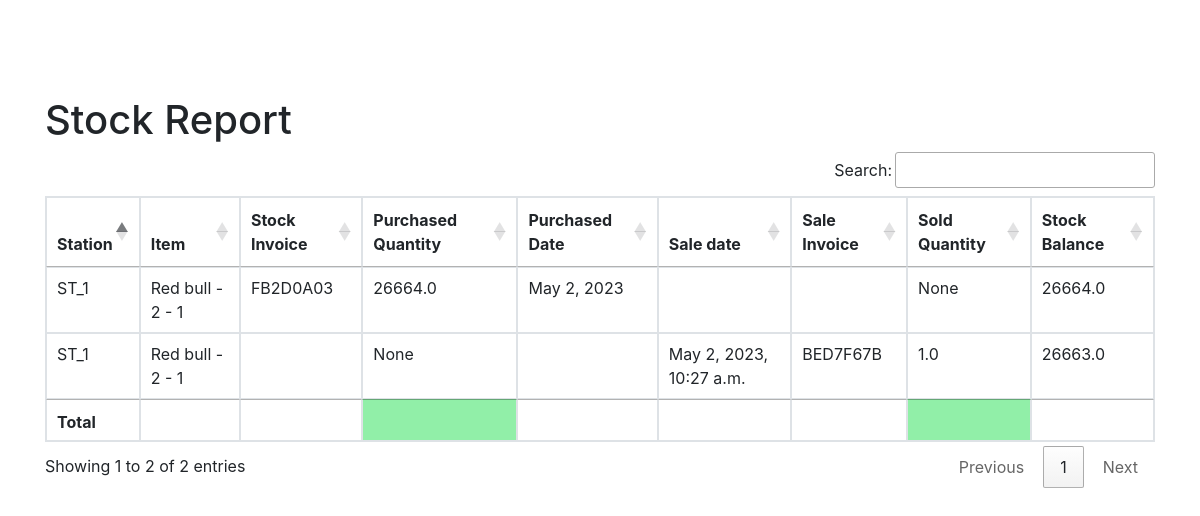
Page /stock-report/ (signed in) on the earlier database version.
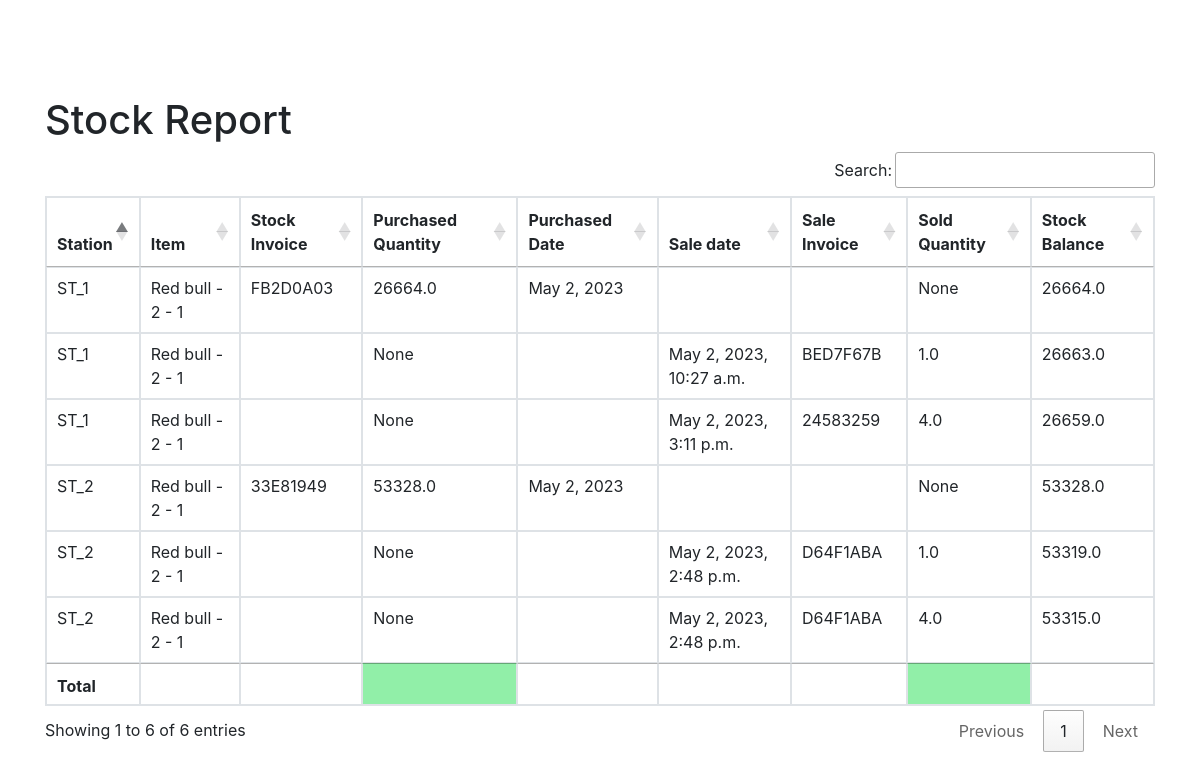
Same page on the later database version.
### station/models.py (models this page shows, shortened)
class Inventory(models.Model):
    gas_station = models.ForeignKey(GasStation, on_delete=models.CASCADE)
    item = models.ForeignKey(Item, on_delete=models.CASCADE)
    stock = models.ForeignKey(Stock_Invoice, on_delete=models.CASCADE, default=0, null=True)
    sale = models.ForeignKey(S_Invoice, on_delete=models.CASCADE, default=0, null=True)
    pur_qty = models.FloatField(default=0, null=True)
    sale_qty = models.FloatField(default=0, null=True)
    total_bal_qty = models.FloatField(default=0)
    class Meta:
        verbose_name_plural = 'جوولەی مەخزەن'

class GasStation(models.Model):
    user = models.ManyToManyField(User)
    station = models.ForeignKey(station, on_delete=models.CASCADE)
    address = models.CharField(max_length=255)
    city = models.CharField(max_length=255)
    state = models.CharField(max_length=2)
    zip_code = models.CharField(max_length=10)
    def __str__(self):
        return str(self.station)
    class Meta:
        verbose_name_plural = 'وێستگەو بەكارهێنەرەكان'

class station(models.Model):
    name = models.CharField(max_length=255)
    def __str__(self):
        return self.name
    class Meta:
        verbose_name_plural = 'وێستگەكان'

class Item(models.Model):
    name = models.CharField(max_length=255)
    price = models.PositiveIntegerField(default=1)
    set_property = models.PositiveIntegerField(default=1)
    production_date = models.DateField(auto_now_add=True)
    expire_date = models.DateField(auto_now_add=True)
    class Meta:
        verbose_name_plural = 'مواد'
    def __str__(self):
        return f"{self.name} - {self.price} - {self.set_property}"

class Stock_Invoice(models.Model):
    invoice_number = models.CharField(max_length=8, unique=True, editable=False)
    created_at = models.DateTimeField(auto_now_add=True)
    class Meta:
        verbose_name_plural = 'زیادكردن بۆ مەخزەن'

class S_Invoice(models.Model):
    invoice_number = models.CharField(max_length=8, unique=True, editable=False)
    shift = models.CharField(max_length=20, blank=True, null=True)
    sale_invoice_date = models.DateTimeField(verbose_name='Invoice Date', auto_now_add=True)
    def get_station_numbers(self):
        station_numbers = [sale.gas_station.station for sale in self.sales.all()]
        print(f"station_numbers: {station_numbers}")
        station_numbers = list(set(station_numbers))
        print(f"station_numbers (unique): {station_numbers}")
        station_numbers = [str(station) for station in station_numbers]
        print(f"station_numbers (as strings): {station_numbers}")
        return ", ".join(station_numbers)
    get_station_numbers.short_description = "Station Numbers"
    class Meta:
        verbose_name_plural = 'بفرۆشە'

### station/views.py (the view)
# urls.py: path('stock-report/', views.stock_report, name='stock_report'),
@login_required()
def stock_report(request):
    if request.user.groups.filter(
            name__in=['Admin', 'Operation', 'Marketing', 'Finance']).exists() or request.user.is_superuser:
        st = Inventory.objects.select_related()
        context = {'st': st}
        return render(request, 'station/reports/stock_report.html', context)
    else:
        message = "You do not have permission to access this page."
        return render(request, 'station/reports/permission_denied.html', {'message': message})

### station/templates/station/reports/stock_report.html (shortened to what this page needs)
{% extends 'station/base.html' %}
{% block content %}
    <h1>Stock Report</h1>
    <table class="table table-bordered" id="stock">
        <thead>
        <tr>
            <th>Station</th>
            <th>Item</th>
            <th>Stock Invoice</th>
            <th>Purchased Quantity</th>
            <th>Purchased Date</th>
            <th>Sale date</th>
            <th>Sale Invoice</th>
            <th>Sold Quantity</th>
            <th>Stock Balance</th>
        </tr>
        </thead>
        <tbody>
        {% for i in st %}
            <tr>
                <td>{{ i.gas_station }}</td>
                <td>{{ i.item }}</td>
                <td>{{ i.stock.invoice_number }}</td>
                <td>{{ i.pur_qty }}</td>
                <td>{{ i.stock.created_at.date }}</td>
                <td>{{ i.sale.sale_invoice_date }}</td>
                <td>{{ i.sale.invoice_number }}</td>
                <td>{{ i.sale_qty }}</td>
                <td>{{ i.total_bal_qty }}</td>
            </tr>
        {% endfor %}
        </tbody>
        <tfoot>
        <th></th>
        <th></th>
        <th></th>
        <th style="background-color: #91efa8"></th>
        <th></th>
        <th></th>
        <th></th>
        <th style="background-color: #91efa8"></th>
        <th></th>
        </tfoot>
    </table>
{% endblock %}

Differences in the rows shown:
added Inventory: gas_station "ST_2", item "Red bull - 2 - 1", stock.invoice_number "33E81949", pur_qty "53328.0", stock.created_at "May 2, 2023", sale_qty "None", total_bal_qty "53328.0"
added Inventory: gas_station "ST_2", item "Red bull - 2 - 1", pur_qty "None", sale.sale_invoice_date "May 2, 2023, 2:48 p.m.", sale.invoice_number "D64F1ABA", sale_qty "1.0", total_bal_qty "53319.0"
added Inventory: gas_station "ST_2", item "Red bull - 2 - 1", pur_qty "None", sale.sale_invoice_date "May 2, 2023, 2:48 p.m.", sale.invoice_number "D64F1ABA", sale_qty "4.0", total_bal_qty "53315.0"
added Inventory: gas_station "ST_1", item "Red bull - 2 - 1", pur_qty "None", sale.sale_invoice_date "May 2, 2023, 3:11 p.m.", sale.invoice_number "24583259", sale_qty "4.0", total_bal_qty "26659.0"
Other differences:
text written by a page script: "Search: Showing 1 to 2 of 2 entries Previous 1 Next" → "Search: Showing 1 to 6 of 6 entries Previous 1 Next"
